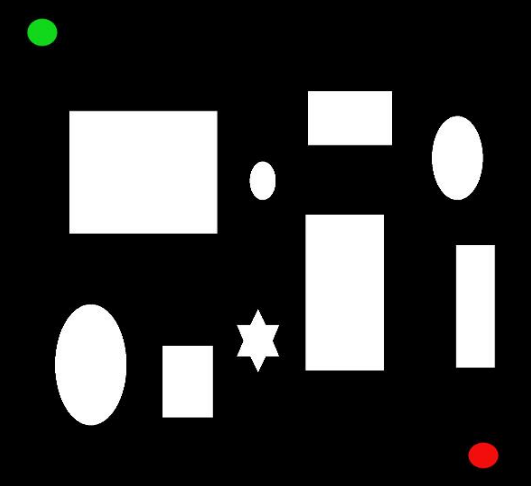
#> input picture task3/map1.png, 531 x 486 px
$ python try_RRT_star_with_interpollation.py
#> lines starting #> are read from the running program, lines starting #| are printed output that depends on the picture
import cv2 as cv
import numpy as np
import random
import sys
import math
from scipy.interpolate import splrep, splev

STEP_LENGTH = 30

class Node():
    def __init__(self, x, y, parent = None, path_cost = 0):
        self.x = x
        self.y = y
        self.parent = parent
        self.path_cost = path_cost


class Map():
    def __init__(self, map_array):
        self.map = map_array
        self.nodes = []
        self.maph, self.mapw, self.channels = self.map.shape

    def start_node(self, b, g, r):
        if self.channels == 3:
            for pixely in range(self.maph):
                for pixelx in range(self.mapw):
                    pixel = self.map[pixely][pixelx]
                    val = (pixel[0]>b-50 and pixel[0]<b+50) and pixel[1]>g-50 and pixel[1]<g+50 and pixel[2]>r-50 and pixel[2]<r+50
                    if val:
                        self.nodes.append(Node(pixelx, pixely))
                        return

    def check_obstacles(self, node1, node2):
        d = abs(node1[0] -node2[0]) + abs(node1[1] - node2[1])
        path = np.linspace([node1[1], node1[0]], [node2[1], node2[0]], num = d, dtype = 'uint')
        for p in path:
            pixel = self.map[p[0]][p[1]]
            if (pixel>np.array([190,190,190])).all():
                return True

    def create_new_node(self):
        random_x = random.randrange(0, self.maph)
        random_y = random.randrange(0, self.mapw)

        # finding nearest node
        n_node = self.nodes[0]
        distance = abs(random_x - self.nodes[0].x) + abs(random_y - self.nodes[0].y)
        for node in self.nodes:
            d = abs(random_x - node.x) + abs(random_y - node.y)
            if d < distance:
                n_node = node
                distance = d
            if distance == 0:
                return 0

        # getting node coordinates
        nodex = n_node.x+int(((random_x-n_node.x)/distance)*STEP_LENGTH)
        nodey = n_node.y+int(((random_y-n_node.y)/distance)*STEP_LENGTH)
        if nodex<0:
            nodex = 0
        elif nodex>(self.mapw-1):
            nodex = self.mapw-1
        if nodey<0:
            nodey = 0
        elif nodey>(self.maph-1):
            nodey = self.maph-1


        # checking for obstacles in the path
        if self.check_obstacles((nodex, nodey), (n_node.x, n_node.y)):
            return 0

        # adding node to the list of nodes
        path_cost = abs(nodex-n_node.x) + abs(nodey-n_node.y)
        self.nodes.append(Node(nodex, nodey, n_node, n_node.path_cost+path_cost))

        # changing the tree wrt that node
        curr_node = self.nodes[-1]
        for n in self.nodes[:-1]:
            w = abs(n.x-curr_node.x)
            h = abs(n.y-curr_node.y)
            if w<3*STEP_LENGTH and h<3*STEP_LENGTH:
                if n.path_cost+w+h <= curr_node.path_cost:
                    if not self.check_obstacles((n.x,n.y), (curr_node.x,curr_node.y)):
                        curr_node.parent = n
                elif n.path_cost>=curr_node.path_cost+w+h:
                    if not self.check_obstacles((n.x,n.y), (curr_node.x,curr_node.y)):
                        n.parent = curr_node

    def show_map(self, pathcolour, nodesolour):
        for node in self.nodes:
            if node.parent is not None:
                cv.circle(self.map, (node.x, node.y), 5, color = nodesolour, thickness = -1)
                cv.line(self.map, (node.x, node.y), (node.parent.x, node.parent.y), color = pathcolour, thickness = 2)
        cv.namedWindow("w", cv.WINDOW_NORMAL)
        cv.imshow("w", self.map)
        cv.waitKey(0)
        cv.destroyAllWindows()

def merge_maps(map1, map2):
    connections = []
    for s_node in map1.nodes:
        for e_node in map2.nodes:
            d = abs(s_node.x - e_node.x) + abs(s_node.y - e_node.y)
            if d <= STEP_LENGTH:
                r = Map(image).check_obstacles((s_node.x, s_node.y), (e_node.x, e_node.y))
                if not r:
                    connections.append((s_node, e_node))
    return connections

def print_merged_map(image, connections, map1, map2):
    best_conn = connections[0]
    d = abs(connections[0][0].x - connections[0][1].x) + abs(connections[0][0].y - connections[0][1].y)
    path_length = connections[0][0].path_cost + connections[0][1].path_cost + d
    for conn in connections:
        d = abs(conn[0].x - conn[1].x) + abs(conn[0].y - conn[1].y)
        tot_length = conn[0].path_cost + conn[1].path_cost + d
        if tot_length<path_length:
            best_conn = conn
            path_length = tot_length

    # [14 lines of commented-out code are left out]

    for n in best_conn:
        while n.parent is not None:
            cv.circle(image, (n.x, n.y), 5, color = [255,0,0], thickness = -1)
            cv.line(image, (n.x, n.y), (n.parent.x, n.parent.y), color = [255,0,0], thickness = 2)
            n = n.parent
    cv.line(image, (best_conn[0].x, best_conn[0].y), (best_conn[1].x, best_conn[1].y), color = (255,0,0), thickness = 2)


    cv.namedWindow("w", cv.WINDOW_NORMAL)
    cv.imshow("w", image)
    cv.waitKey(0)
    cv.destroyAllWindows()
    return best_conn

def obstacle_optimise(img, robot_radius):
    image = img.copy()
    maph, mapw, channels = image.shape
    y,x = 0,0
    while y<maph:
        while x<mapw:
            if (image[y][x]>[200,200,200]).all():
                for xo in range(max(x-robot_radius,0), min(x+robot_radius,mapw)):
                    for yo in range(max(y-robot_radius,0), min(y+robot_radius,maph)):
                        image[yo][xo] = [199,199,199]
                x = x+robot_radius
            x+=1
        y+=1
        x = 0
    return image

def smooth_curve(best_conn):
    # making array of x and y coordinates
    x1 = []
    y1 = []
    x2 = []
    y2 = []
    n = best_conn[0]
    while n.parent!=None:
        x1.append(n.x)
        y1.append(n.y)
        n = n.parent
    n = best_conn[1]
    while n.parent!=None:
        x2.append(n.x)
        y2.append(n.y)
        n = n.parent
    x1.reverse()
    y1.reverse()
    x = x1+x2
    y = y1+y2
    t = splrep(x,y,s=3)
    xnew = np.arange(coords_array[0][0], coords_array[-1][0], 1)
    ynew = splev(xnew,t, der = 0)
    return xnew, ynew

image = cv.imread("map1.png", 1)
#> image is the input picture: shape (486, 531, 3); mean B, G, R 55, 55.5, 55.5
image_optimised = obstacle_optimise(image, 10)
#> after the loop in obstacle_optimise, `while y<maph:`:
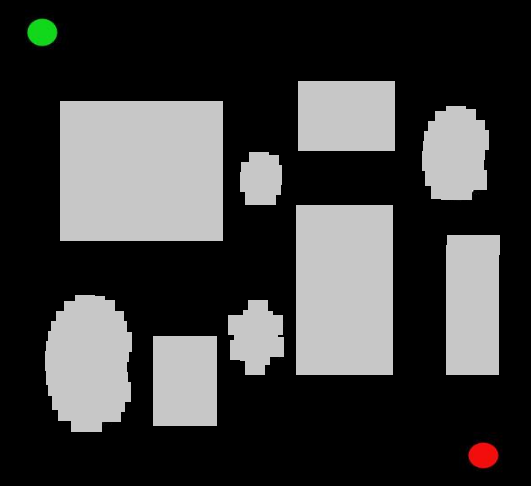
#> image: shape (486, 531, 3); mean B, G, R 61.2, 61.6, 61.7
i1 = image_optimised.copy()
i2 = image.copy()
map1 = Map(image_optimised)
map1.start_node(0,255,0)
#> after the loop in start_node, `for pixely in range(self.maph):`: self.nodes = 1 item
map2 = Map(i1)
map2.start_node(0,0,255)
for _ in range (200):
    r1 = map1.create_new_node()
    r2 = map2.create_new_node()
    while r1 == 0 or r2 == 0:
        r1 = map1.create_new_node()
        r2 = map2.create_new_node()
#> this loop made 200 passes
conns = merge_maps(map1, map2)
best_conn = print_merged_map(i2, conns, map1, map2)
#> the loop in print_merged_map, `for n in best_conn:` made 2 passes
#> in print_merged_map, `cv.line(image, (best_conn[0].x, best_conn[0].y), (best_conn[1].x, best..`:
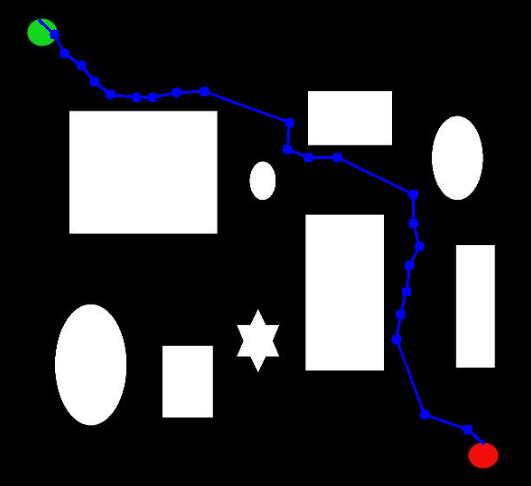
#> image: shape (486, 531, 3); mean B, G, R 58.3, 55.4, 55.5
xlst,ylst = smooth_curve(best_conn)
#> the loop in smooth_curve, `while n.parent!=None:` made 6 passes
#> the loop in smooth_curve, `while n.parent!=None:` made 16 passes
#> (the run stopped early here; a loop or call above may not have finished)
